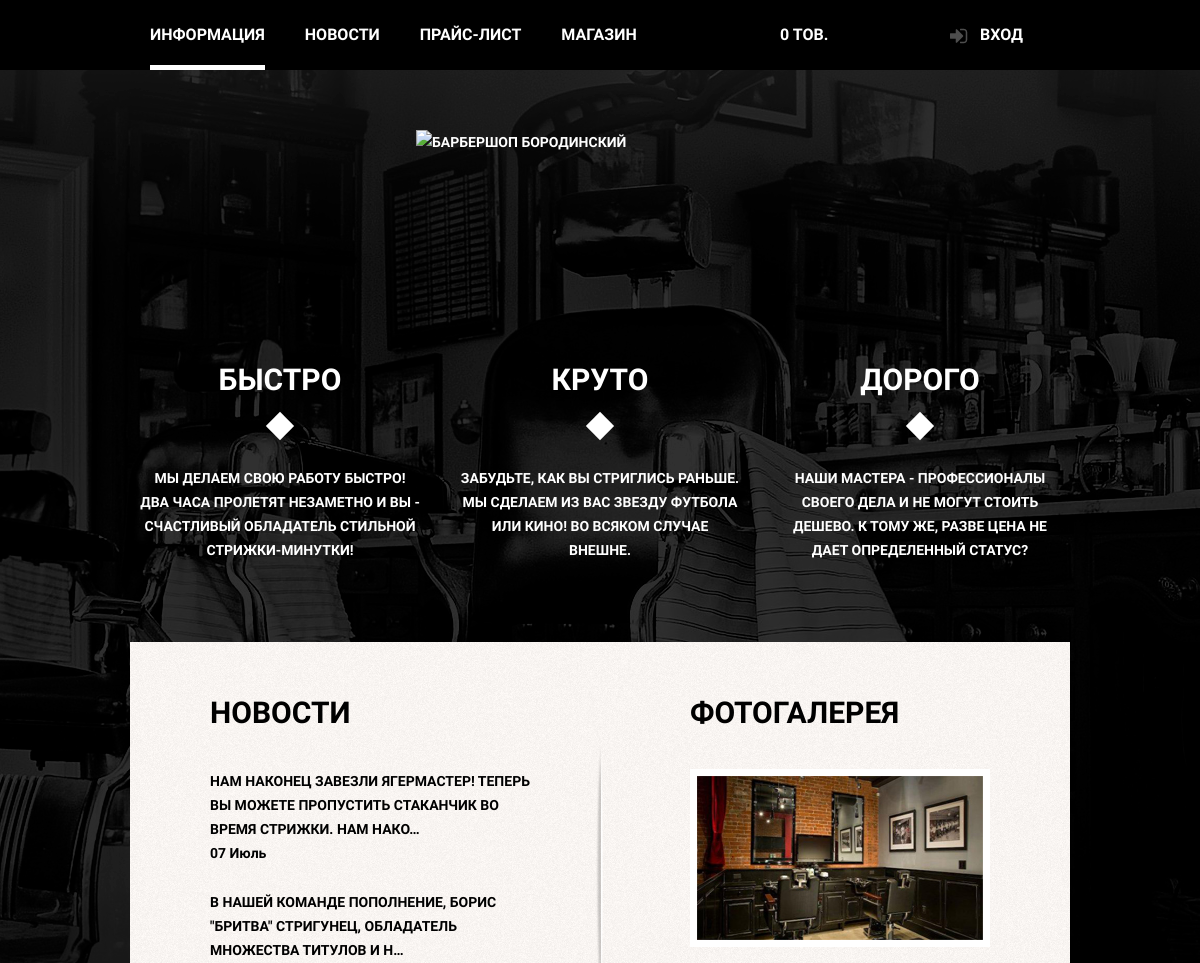
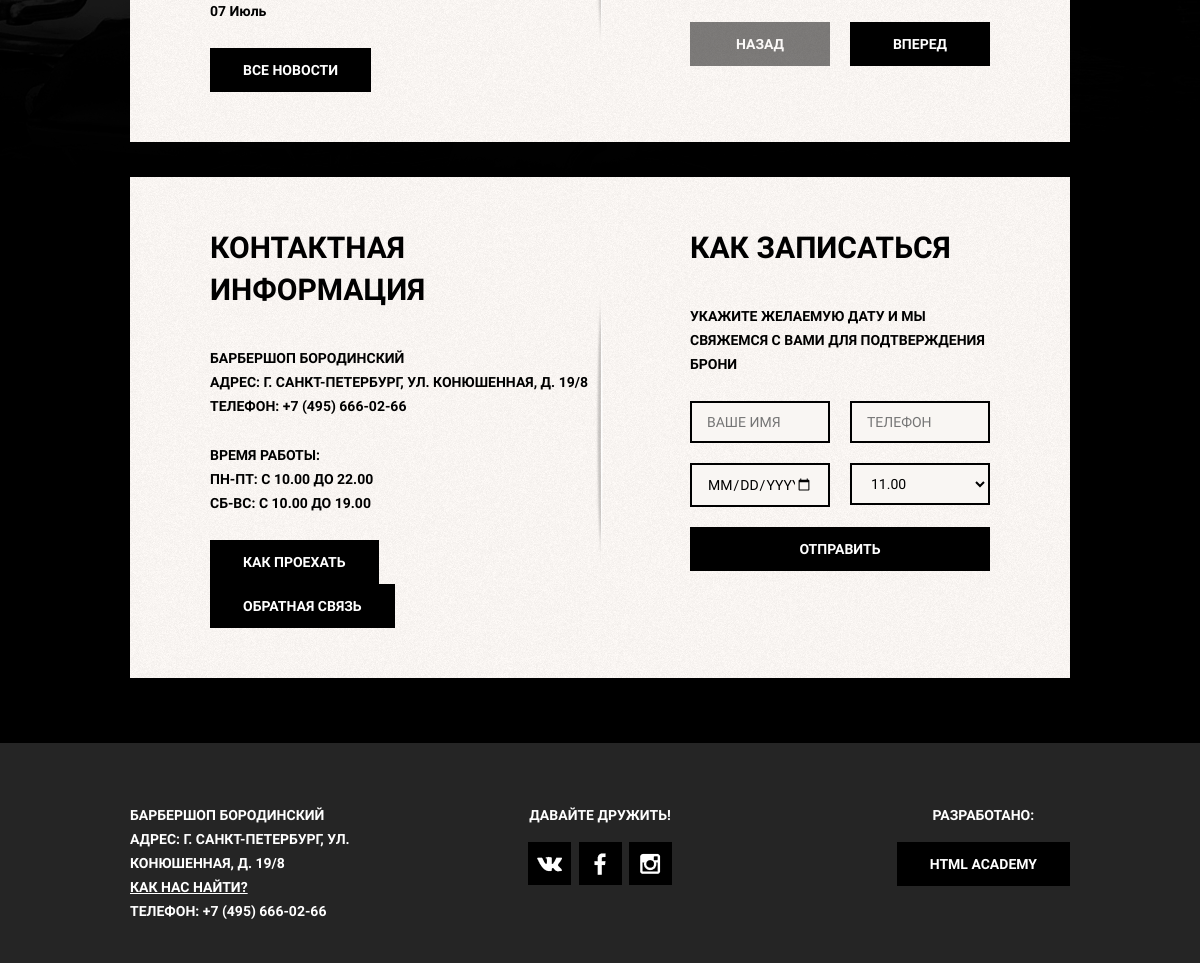
The page / on the database its author committed (2 pictures, top to bottom).
### barber_baseapp/models.py (models this page shows, shortened)
class News(models.Model):
    title = models.CharField(max_length=250, db_index=True)
    slug = models.SlugField(max_length=250, blank=True, unique=True)
    body = RichTextUploadingField(blank=True, null=True)
    date = models.DateField()
    class Meta:
        ordering = ['-date']

### barber_baseapp/views.py (the view)
# urls.py: path('', MainPage.as_view(), name='main_page'),
class MainPage(View):
	def get(self, request):
		last_news = News.objects.all()[:2]
		recordform = RecordForm()
		context = {'last_news': last_news, 'recordform': recordform}
		return render(request, 'barber_baseapp/index.html', context)

### barber_baseapp/forms.py
class RecordForm(forms.ModelForm):
    class Meta:
        model = Record
        fields = ['name', 'phone', 'date', 'time', ]
        widgets = {
            'date': forms.DateInput(attrs={'type': 'date', 'placeholder': 'Дата'}),
            'time': forms.Select(attrs={'placeholder': 'Время'}),
            'name': forms.TextInput(attrs={'placeholder': 'Ваше имя'}),
            'phone': forms.TextInput(attrs={'type': 'tel', 'placeholder': 'Телефон'}),
        }
        labels = {
            'date': (''),
            'time': (''),
            'name': (''),
            'phone': (''),
        }

### barber_account/context_processors.py (called while the page is built)
def loginform(request):
    return {'form': LoginForm}

### barber_cart/cart.py (called while the page is built)
    def __len__(self):
        return sum(item['quantity'] for item in self.cart.values())

### barber_cart/context_processors.py (called while the page is built)
def cart(request):
	return {'cart': Cart(request)}

### barber_baseapp/templates/barber_baseapp/index.html (shortened to what this page needs)
{% extends 'base.html' %}
{% load static %}
{% block content %}
    <div class="index-logo">
        <img src="{% static 'images/index-logo.png' %}" width="368" height="204" alt="Барбершоп Бородинский">
    </div>
    <section class="features clearfix">
        <div class="feature-item">
            <b class="feature-name">Быстро</b>
            <p>Мы делаем свою работу быстро! Два часа пролетят незаметно и вы -
                счастливый обладатель стильной стрижки-минутки!</p>
        </div>
        <div class="feature-item">
            <b class="feature-name">Круто</b>
            <p>Забудьте, как вы стриглись раньше. Мы сделаем из вас звезду
                футбола или кино! Во всяком случае внешне.</p>
        </div>
        <div class="feature-item">
            <b class="feature-name">Дорого</b>
            <p>Наши мастера - профессионалы своего дела и не могут стоить дешево. К
                тому же, разве цена не дает определенный статус?</p>
        </div>
    </section>
    <div class="index-content clearfix">
        <div class="index-content-left">
            <h2 class="index-content-title">Новости</h2>
            <ul class="news-preview">
				{% for news in last_news %}
                <li>
                    <p>{{ news.body|truncatechars:100|safe }}</p>
                    <time datetime=" {{news.date}} "> {{ news.date|date:"m F" }}</time>
                </li>
				{% endfor %}
            </ul>
            <a class="btn" href="{% url 'news_page' %}">Все новости</a>
        </div>
        <div class="index-content-right">
            <h2 class="index-content-title">Фотогалерея</h2>
            <div class="gallery">
                <figure class="gallery-content">
                    <img src="{% static 'images/photo-gallery1.jpg' %}" width="286"
                    height="164" alt="">
                </figure>
                <button class="btn btn-gallery-prev" disabled>Назад</button>
                <button class="btn btn-gallery-next">Вперед</button>
            </div>
        </div>
    </div>
    <div class="index-content clearfix">
        <div class="index-content-left">
            <h2 class="index-content-title">Контактная информация</h2>
            <p>
                Барбершоп Бородинский<br>
                Адрес: г. Санкт-Петербург, ул. Конюшенная, д. 19/8<br>
                Телефон: +7 (495) 666-02-66
            </p>
            <p>
                Время работы:<br>
                Пн-пт: с 10.00 до 22.00<br>
                Сб-вс: с 10.00 до 19.00
            </p>
            <a class="btn js-open-map" href="#">Как проехать</a>
            <a class="btn" href="#">Обратная связь</a>
        </div>
        <div class="index-content-right">
            <h2 class="index-content-title">Как записаться</h2>
            <p>Укажите желаемую дату и мы свяжемся с вами для подтверждения брони</p>
            <form class="appointment-form" action="{% url 'record' %}" method="POST">
                {{ recordform.name }}
                {{ recordform.phone }}
                {{ recordform.date }}
                {{ recordform.time }}
                <button class="btn" type="submit">Отправить</button>
            </form>
        </div>
    </div>
{% endblock %}

### static/css/style.css (style rules this page uses)
html, body { margin: 0; padding: 0; }
body { min-width: 960px; font-weight: 700; font-size: 14px; line-height: 24px; font-family: "PT Sans Narrow", "Arial", sans-serif; color: #ffffff; text-transform: uppercase; background: #000000 url(../images/tint.png) no-repeat center top; }
img { max-width: 100%; height: auto; }
.clearfix::after { content: ""; display: table; clear: both; }
.index-logo { width: 368px; height: 204px; margin: 0 auto; margin-bottom: 25px; }
.index-logo img { width: 368px; height: 204px; }
.features { margin-bottom: 80px; }
.feature-item { float: left; width: 300px; margin-right: 20px; text-align: center; }
.feature-item:last-child { margin-right: 0; }
.feature-name { position: relative; display: block; margin-bottom: 30px; padding-bottom: 35px; font-size: 30px; line-height: 42px; }
.feature-name::after { content: ""; position: absolute; bottom: 0; left: 50%; display: block; width: 20px; height: 20px; margin-left: -10px; background: #ffffff; transform: rotate(45deg); }
.feature-item p { margin: 10px; margin-bottom: 0; }
.index-content { padding: 50px 80px; margin-bottom: 35px; background: url("../images/index-content-shadow.png") no-repeat center, #f8f5f5 url("../images/pattern-white.jpg"); color: #000000; }
.index-content-left { float: left; width: 380px; }
.index-content-right { float: right; width: 300px; }
.index-content-title { margin: 0; margin-bottom: 35px; font-size: 30px; line-height: 42px; }
.index-content p { margin: 0px; margin-bottom: 25px; }
.news-preview { margin: 0; padding: 0; padding-right: 50px; list-style: none; }
.news-preview li { margin-bottom: 25px; }
.news-preview p { margin-bottom: 0; }
.news-preview time { text-transform: none; font-weight: 400px; }
.btn { display: inline-block; padding: 10px 33px; margin-right: 16px; font-weight: 700; font-size: 14px; line-height: 24px; font-family: "PT Sans Narrow", "Arial", sans-serif; text-transform: uppercase; text-decoration: none; vertical-align: top; text-align: center; color: #ffffff; background-color: #000000; border: none; outline: none; cursor: pointer; }
.btn.disabled, .btn:disabled { cursor: default; opacity: 0.5; }
.gallery { position: relative; height: 260px; }
.gallery-content { height: 164px; margin: 0; background-color: #cccccc; border: 7px solid #ffffff; }
.gallery-content img { width: 286px; height: 164px; }
.gallery .btn { position: absolute; bottom: 0; width: 140px; margin: 0; }
.btn-gallery-prev { left: 0; }
.btn-gallery-next { right: 0; }
.appointment-form input { float: left; width: 106px; padding: 7px 15px; margin-right: 20px; margin-bottom: 20px; font-size: 14px; line-height: 24px; font-family: "PT Sans Narrow", "Arial", sans-serif; color: #000000; text-transform: uppercase; background-color: #f9f6f3; border: 2px solid #000000; outline: none; }
.appointment-form input:nth-child(2n) { margin-right: 0; }
.appointment-form .btn { clear: both; width: 100%; }
.appointment-form select { float: left; box-sizing: content-box; width: 106px; padding:10px 15px; margin-right: 0px; margin-bottom: 20px; font-size: 14px; line-height: 24px; font-family: "PT Sans Narrow", "Arial", sans-serif; color: #000000; text-transform: uppercase; background-color: #f9f6f3; border: 2px solid #000000; outline: none; }

### rows shown on the page
News: body "НАМ НАКОНЕЦ ЗАВЕЗЛИ ЯГЕРМАСТЕР! ТЕПЕРЬ ВЫ МОЖЕТЕ ПРОПУСТИТЬ СТАКАНЧИК ВО ВРЕМЯ СТРИЖКИ. НАМ НАКО…", date "07 Июль"
News: body "В НАШЕЙ КОМАНДЕ ПОПОЛНЕНИЕ, БОРИС \"БРИТВА\" СТРИГУНЕЦ, ОБЛАДАТЕЛЬ МНОЖЕСТВА ТИТУЛОВ И Н…", date "07 Июль"
